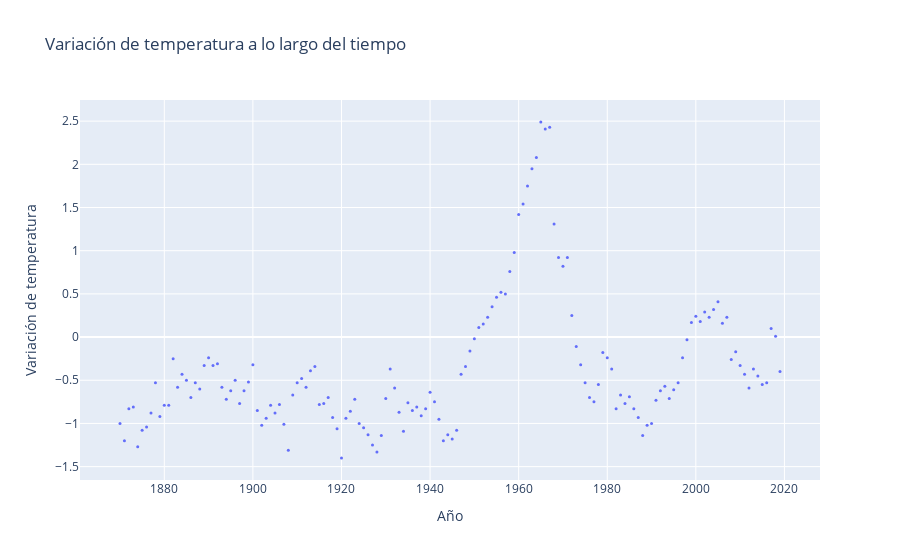

Notebook code cell kept with this figure:
### Code cell
# Extrae la variación de temperatura y el tiempo
temperatura = df.iloc[:, 1:].values.flatten()
tiempo = df["Date"].dt.year

# Crea la figura
fig = go.Figure()

# Añade el gráfico de dispersión
fig.add_trace(go.Scatter(
    x=tiempo, 
    y=temperatura, 
    mode='markers', 
    marker=dict(size=3),
    name='Variación de temperatura'
))

# Configura el diseño de la figura
fig.update_layout(
    title='Variación de temperatura a lo largo del tiempo',
    xaxis=dict(title='Año'),
    yaxis=dict(title='Variación de temperatura')
)

# Muestra la figura
fig.show()

### Figure 1 — Plotly figure (JSON) as saved in the notebook; plotly's stock layout.template omitted (floating-point values rounded to 4 significant figures; data arrays with more than 128 entries replaced by an {"elided": "..."} marker saying what was removed)
{"data": [{"marker": {"size": 3}, "mode": "markers", "name": "Variación de temperatura", "type": "scatter", "x": {"elided": "150 int values"}, "y": {"elided": "1800 float values"}}], "layout": {"title": {"text": "Variación de temperatura a lo largo del tiempo"}, "xaxis": {"title": {"text": "Año"}}, "yaxis": {"title": {"text": "Variación de temperatura"}}}}
